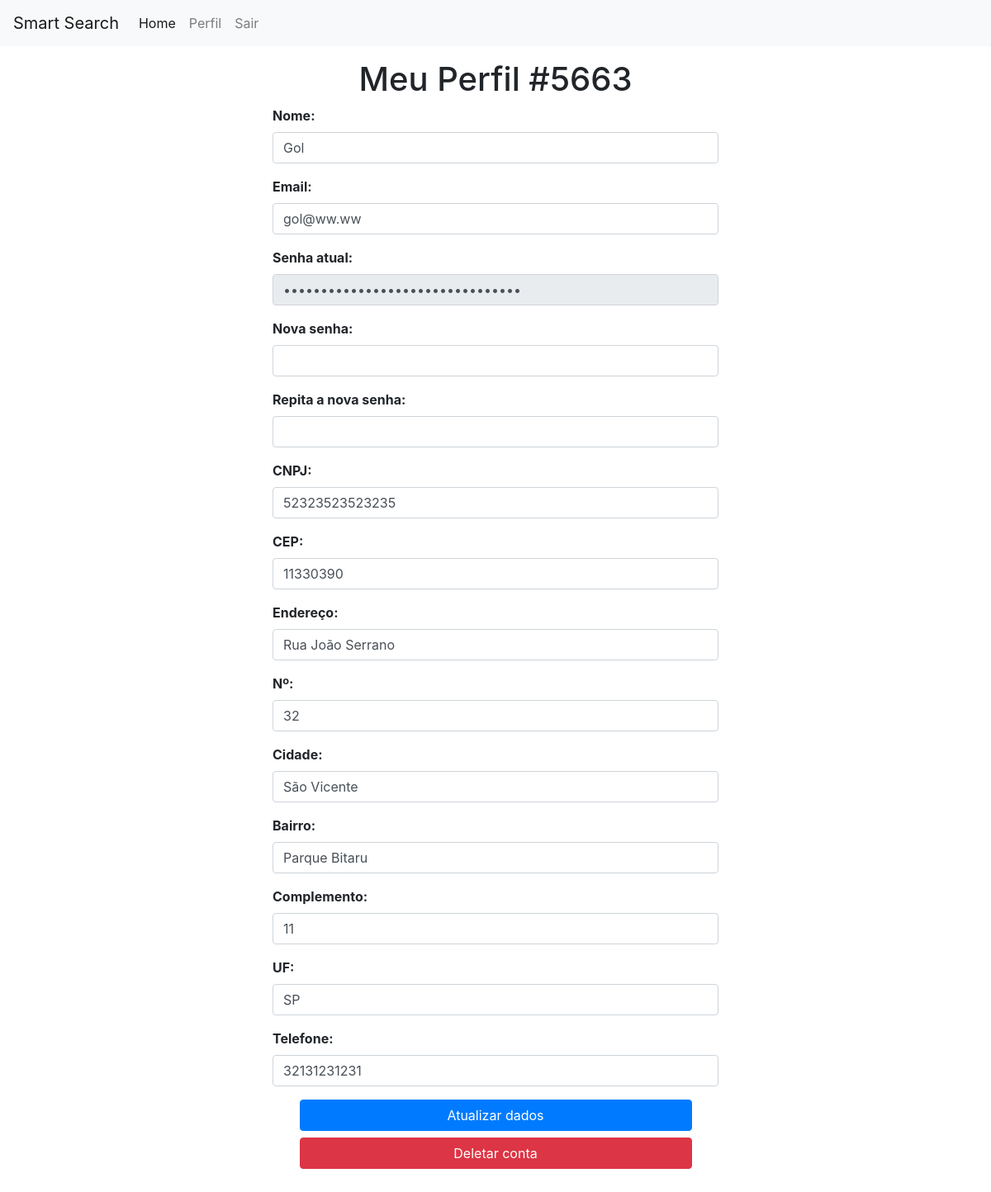
Page /perfil/index.php (signed in) on the earlier database version.
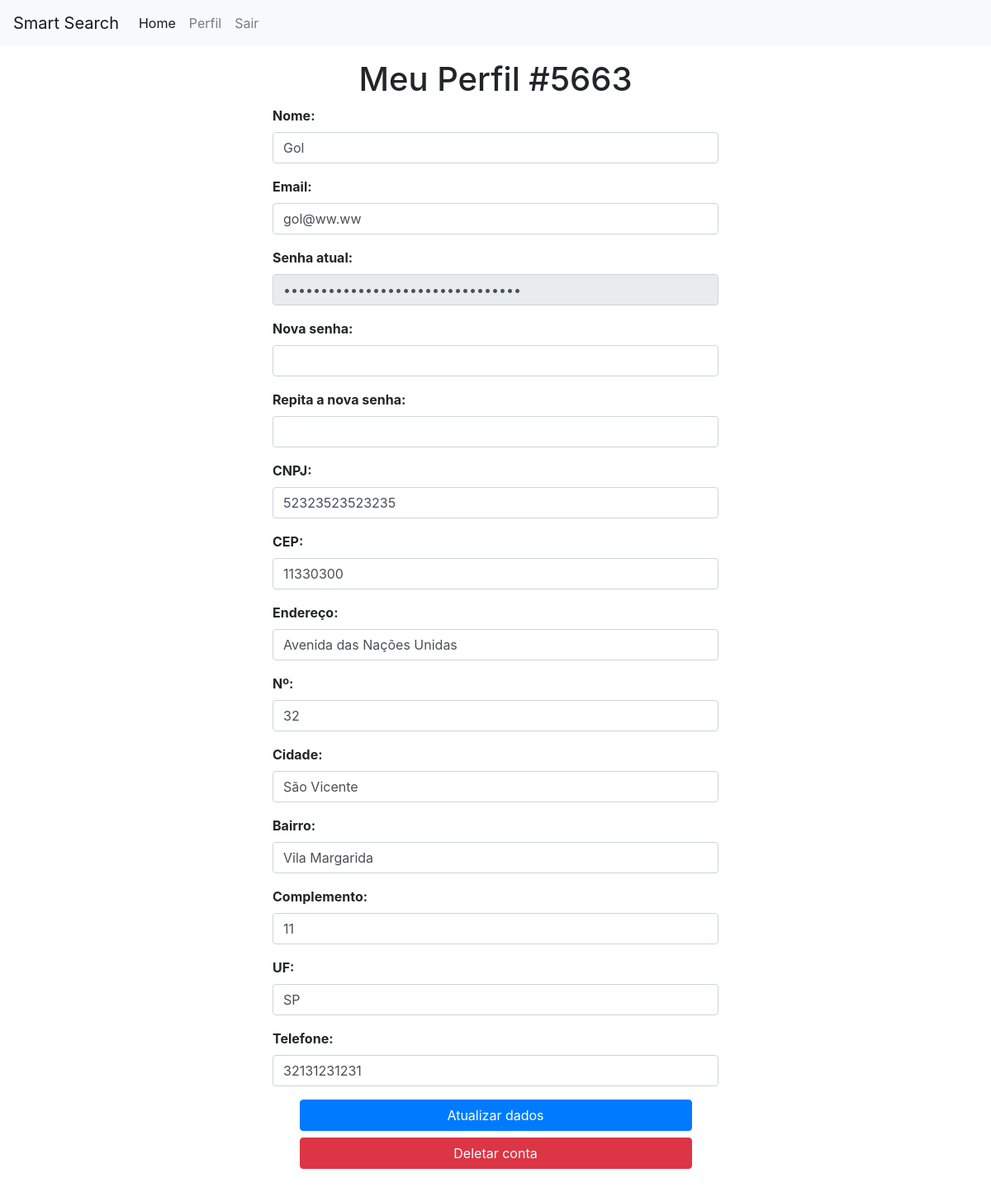
Same page on the later database version.
### tables this page shows
CREATE TABLE loja (
    cd_cnpj INTEGER PRIMARY KEY,
    cd_cep VARCHAR(9),
    cd_telefone INTEGER,
    fk_usuario_loja INTEGER,
    fk_plano_loja INTEGER,
CONSTRAINT FK_usuario_loja
    FOREIGN KEY (fk_usuario_loja)
    REFERENCES usuario (cd_usuario),
CONSTRAINT FK_plano_loja
    FOREIGN KEY (fk_plano_loja)
    REFERENCES plano (cd_plano)
);

CREATE TABLE endereco (
    nm_endereco INTEGER,
    cd_numero_endereco INTEGER,
    nm_cidade VARCHAR(50),
    nm_bairro VARCHAR(50),
    cd_complemento VARCHAR(50),
    fk_loja_endereco INTEGER,
    cd_loja INTEGER PRIMARY KEY, sg_uf varchar(2),
CONSTRAINT FK_loja_endereco
    FOREIGN KEY (fk_loja_endereco)
    REFERENCES loja (cd_cnpj)
);

CREATE TABLE usuario (
    cd_usuario INTEGER PRIMARY KEY,
    nm_email VARCHAR(50),
    nm_usuario VARCHAR,
    cd_senha VARCHAR(50)
);

### perfil/index.php (the view, shortened to what this page needs)
<?php
try {
  require $_SERVER['DOCUMENT_ROOT'] . '/php/connection-database.php';
  $select = "";
  $id = $_SESSION['id'];
  if($id%2 == 0){
    $select = "SELECT * FROM usuario WHERE cd_usuario = :id";
  }
  else{
    $select = "select * from loja l join usuario u on u.cd_usuario = l.fk_usuario_loja join endereco e on e.fk_loja_endereco = l.cd_cnpj where cd_usuario = :id;";
  }
  $cmd = $conexao->prepare($select);
  $cmd->bindParam(":id", $_SESSION['id']);
  $dados = $cmd->execute();
  $dados = $cmd->fetchAll();
}catch (PDOException $e) {
  $aviso = "Erro ao realizar operação. ". $e->getMessage();
}
?>
<!DOCTYPE html>
<html lang="en">
<head>
 <link rel="stylesheet" href="https://cdn.jsdelivr.net/npm/bootstrap@4.5.3/dist/css/bootstrap.min.css">
</head>
<body>
  <nav class="navbar navbar-expand-lg navbar-light bg-light">
    <a class="navbar-brand" href="#">Smart Search</a>
    <div class="collapse navbar-collapse" id="navbarNavAltMarkup">
      <div class="navbar-nav">
        <a class="nav-link active" href="../inicio">Home <span class="sr-only">(current)</span></a>
        <a class="nav-link" href="../perfil/index.php"> Perfil</a>
        <a class="nav-link" href='../php/logout.php'>Sair</a>
      </div>
    </div>
  </nav>
  <div class="container">
    <h1 class="text-center mt-3">Meu Perfil #<?=$_SESSION['id']?></h1>
    <form class="row justify-content-center" method="POST">
      <div class="form-group col-md-6">
        <label>Nome:</label>
        <input type="text" class="form-control" name="nome" value="<?=$dados[0]['nm_usuario']?>">
      </div>
      <div class="form-group col-md-6">
        <label>Email:</label>
        <input type="email" class="form-control" name="email" value="<?=$dados[0]['nm_email']?>">
      </div>
      <div class="form-group col-md-6">
        <label>Senha atual:</label>
        <input type="password" class="form-control" name="senha-atual" value="<?=$dados[0]['cd_senha']?>" readonly>
      </div>
      <div class="form-group col-md-6">
        <label>Nova senha:</label>
        <input type="password" class="form-control" name="senha-nova">
      </div>
      <div class="form-group col-md-6">
        <label>Repita a nova senha:</label>
        <input type="password" class="form-control" name="re-senha-nova">
      </div>
      <?php
      if($_SESSION['id']%2 == 1){
        require 'loja-form.php';
      }
      ?>
      <button type="submit" class="btn btn-primary col-md-5 mb-2" name="submit" value="att">Atualizar dados</button>
      <button type="submit" class="btn btn-danger col-md-5 mb-5" name="submit" value="delete">Deletar conta</button>
    </form>
  </div>
</body>
</html>

### perfil/loja-form.php (shortened to what this page needs)
<div class="form-group col-md-6">
  <label>CNPJ:</label>
  <input type="text" class="form-control" name="cnpj" value="<?=$dados[0]['cd_cnpj']?>">
</div>
<div class="form-group col-md-6">
  <label>CEP:</label>
  <input type="text" onblur="pesquisacep(this.value)" class="form-control" name="cep" value="<?=$dados[0]['cd_cep']?>">
</div>
<div class="form-group col-md-6">
  <label>Endereço:</label>
  <input type="text" class="form-control" name="rua" id="rua" value="<?=$dados[0]['nm_endereco']?>">
</div>
<div class="form-group col-md-6">
  <label>Nº:</label>
  <input type="text" class="form-control" name="numero" value="<?=$dados[0]['cd_numero_endereco']?>">
</div>
<div class="form-group col-md-6">
  <label>Cidade:</label>
  <input type="text" class="form-control" name="cidade" id="cidade" value="<?=$dados[0]['nm_cidade']?>">
</div>
<div class="form-group col-md-6">
  <label>Bairro:</label>
  <input type="text" class="form-control" name="bairro" id="bairro" value="<?=$dados[0]['nm_bairro']?>">
</div>
<div class="form-group col-md-6">
  <label>Complemento:</label>
  <input type="text" class="form-control" name="complemento" value="<?=$dados[0]['cd_complemento']?>">
</div>
<div class="form-group col-md-6">
  <label>UF:</label>
  <input type="text" class="form-control" name="uf" id="uf" value="<?=$dados[0]['sg_uf']?>">
</div>
<div class="form-group col-md-6">
  <label>Telefone:</label>
  <input type="text" class="form-control" name="telefone" value="<?=$dados[0]['cd_telefone']?>">
</div>

Differences in the rows shown:
changed loja "Gol": cep "11330390" → "11330300"; rua "Rua João Serrano" → "Avenida das Nações Unidas"; bairro "Parque Bitaru" → "Vila Margarida"
